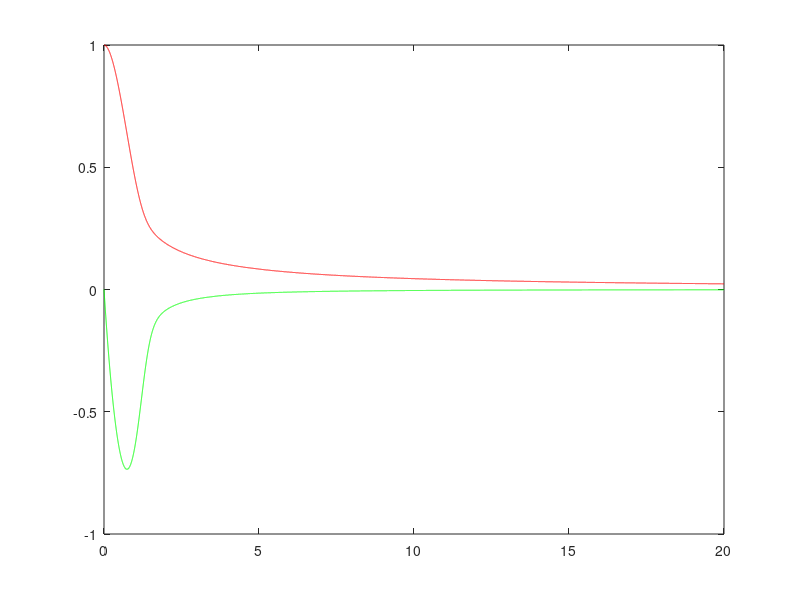

This figure's MATLAB source:
function testvpot

K=1;
D=1;
g=-1;
gamma=0.5;
x=1;
v=0;
t=0;
dt=0.001;

maxn=20000;
xx=zeros(maxn,1);
vv=zeros(maxn,1);
tt=zeros(maxn,1);

for n = 1:maxn
    xx(n)=x;
    vv(n)=v;
    tt(n)=t;
    dv = (K*(g-x) - D*v - gamma*v/x^2)*dt;
    dx = v*dt;
    t = t+dt;
    x = x+dx;
    v = v+dv;
end

plot(tt,xx,'-r');
hold on 
plot(tt,vv,'-g');
hold off
    